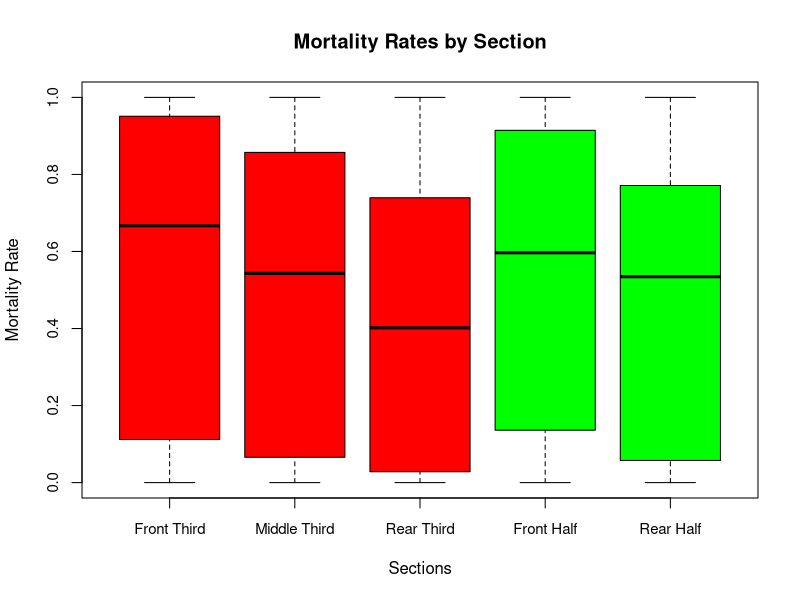
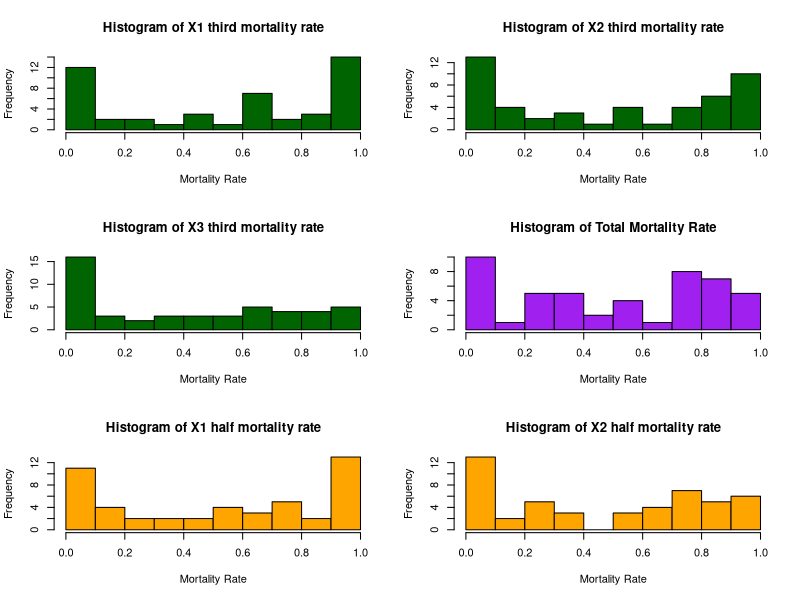
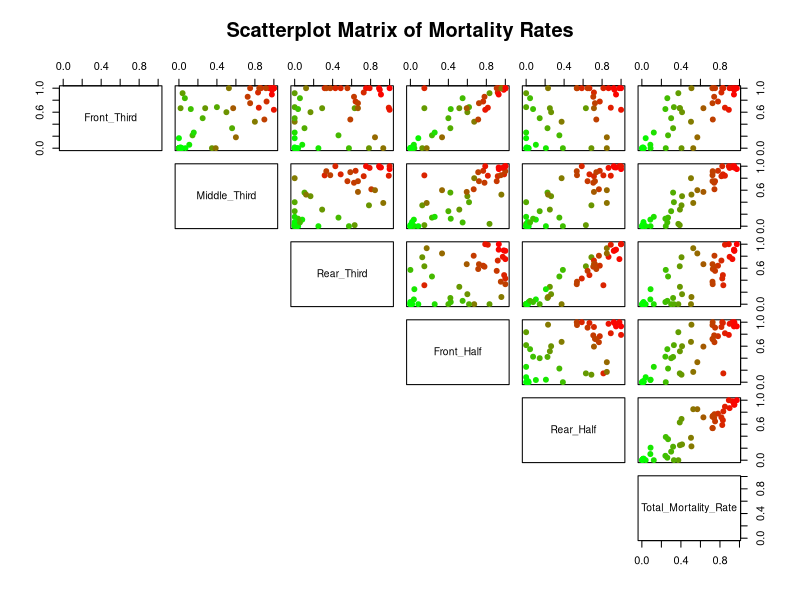
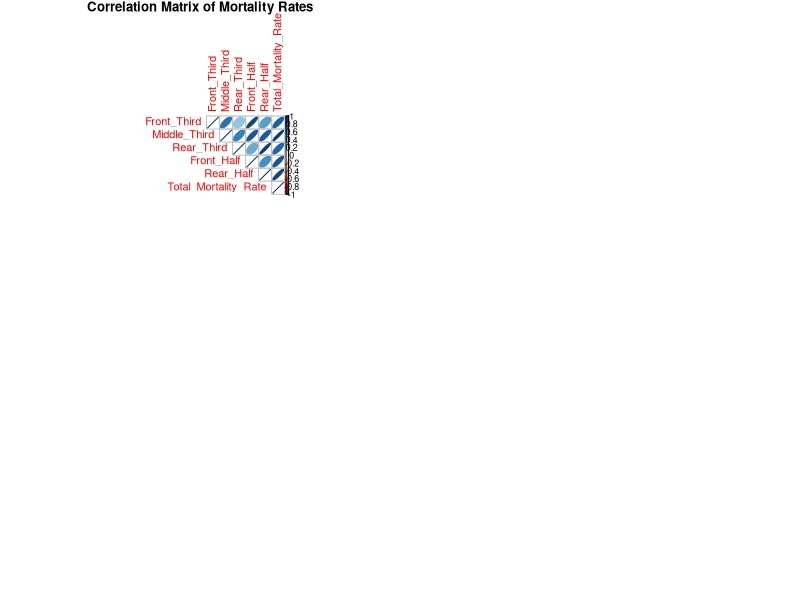

Reproduce these figures in R, in order.
## ---- chunk 1
knitr::opts_chunk$set(echo = TRUE)
## ---- chunk 2
accident_data <- read.csv("AllCREEP_cleaned_eng.csv")
str(accident_data)
#
#> str(accident_data)
#'data.frame':   47 obs. of  26 variables:
# $ Airline          : chr  "singapore airlines" "british airtours" "british midland" "china airlines" ...
# $ FlightNum        : int  6 28 92 120 123 129 140 148 191 204 ...
# $ X1.third.minor   : int  17 36 0 0 0 4 0 0 0 3 ...
# $ X1.third.major   : int  2 0 11 0 0 0 0 0 0 0 ...
# $ X1.third.dead    : int  15 0 22 0 136 14 18 16 55 33 ...
# $ X2.third.minor   : int  1 30 4 5 0 5 7 1 0 25 ...
# $ X2.third.major   : int  15 0 30 0 0 0 0 0 8 0 ...
# $ X2.third.dead    : int  64 16 13 8 214 60 139 34 51 1 ...
# $ X3.third.minor   : int  26 10 0 5 36 24 0 8 10 29 ...
# $ X3.third.major   : int  17 0 27 0 0 0 0 0 7 0 ...
# $ X3.third.dead    : int  0 36 11 21 109 43 91 30 16 0 ...
# $ X1.half.minor    : int  17 56 32 3 0 7 7 1 0 7 ...
# $ X1.half.major    : int  3 0 0 0 0 0 0 0 1 0 ...
# $ X1.half.dead     : int  41 8 34 6 226 23 95 36 79 35 ...
# $ X2.half.minor    : int  26 20 39 7 4 26 0 7 10 46 ...
# $ X2.half.major    : int  31 0 0 0 0 0 0 0 14 0 ...
# $ X2.half.dead     : int  34 44 13 23 225 90 145 46 48 0 ...
# $ DataOrigin       : chr  "w" "w" "w" "w" ...
# $ PhaseOfFlight    : chr  "takeoff" "takeoff" "landing" "landing" ...
# $ Time             : chr  "night" "day" "night" "day" ...
# $ Place            : chr  "airport" "outside" "outside" "airport" ...
# $ HasFire          : chr  "fire" "fire" "fire" "fire" ...
# $ CrushedFuselage : int  1 1 1 1 1 1 1 1 1 1 ...
# $ RestraintIntact : int  0 0 0 1 0 0 0 0 0 0 ...
# $ Environment      : chr  "dangerous" "dangerous" "dangerous" "clear" ...
# $ EnergyAbsorption: chr  "nogear" "nogear" "gear" "nogear" ...
#> 
#
## ---- chunk 3
# add a colum of # of passengers for each airplain section
accident_data <- within(accident_data, {
  X2.half.total  <- X2.half.minor  + X2.half.major  + X2.half.dead
  X1.half.total  <- X1.half.minor  + X1.half.major  + X1.half.dead
  X3.third.total <- X3.third.minor + X3.third.major + X3.third.dead
  X2.third.total <- X2.third.minor + X2.third.major + X2.third.dead
  X1.third.total <- X1.third.minor + X1.third.major + X1.third.dead
})

# now we transform the variables that are categorical into factors
factor_cols <- c("PhaseOfFlight", "Time", "Place", "HasFire", "Environment", 
                 "EnergyAbsorption", "CrushedFuselage", "RestraintIntact")

accident_data[factor_cols] <- lapply(accident_data[factor_cols], as.factor)
## ---- chunk 4
accident_data <- within(accident_data, {
  X1.third.mortality.rate <- X1.third.dead / X1.third.total
  X2.third.mortality.rate <- X2.third.dead / X2.third.total
  X3.third.mortality.rate <- X3.third.dead / X3.third.total
  X1.half.mortality.rate  <- X1.half.dead  / X1.half.total
  X2.half.mortality.rate  <- X2.half.dead  / X2.half.total
  Total.mortality.rate <- (X1.third.dead + X2.third.dead + X3.third.dead) / 
                          (X1.third.total + X2.third.total + X3.third.total)
})
## ---- chunk 5
with(accident_data, {
  boxplot(X1.third.mortality.rate, 
          X2.third.mortality.rate, 
          X3.third.mortality.rate, 
          X1.half.mortality.rate, 
          X2.half.mortality.rate, 
          names = c("Front Third", "Middle Third", "Rear Third", "Front Half", "Rear Half"),
          main = "Mortality Rates by Section",
          ylab = "Mortality Rate",
          xlab = "Sections",
          col = c("red", "red", "red", "green", "green"),
          cex.axis = 0.9)
})
## ---- chunk 6
# shapiro test for normality, p-value extrated and lableled
shapiro_results <- data.frame(
  Section = c("Front Third", "Middle Third", "Rear Third", "Front Half", "Rear Half"),
  P_Value = c(
    shapiro.test(accident_data$X1.third.mortality.rate)$p.value,
    shapiro.test(accident_data$X2.third.mortality.rate)$p.value,
    shapiro.test(accident_data$X3.third.mortality.rate)$p.value,
    shapiro.test(accident_data$X1.half.mortality.rate)$p.value,
    shapiro.test(accident_data$X2.half.mortality.rate)$p.value
  )
)
shapiro_results
## ---- chunk 7
par(mfrow = c(3, 2))

colums <- c("X1.third.mortality.rate","X2.third.mortality.rate" ,"X3.third.mortality.rate") 

for( c in colums){
  hist(accident_data[[c]],
       main = paste("Histogram of", gsub("\\.", " ", c)),
       xlab = "Mortality Rate",
       col = "darkgreen",
       border = "black",
       breaks = 10)
}

##histogram for total mortality rate
hist((accident_data$X1.third.dead + accident_data$X2.third.dead + accident_data$X3.third.dead) / 
       (accident_data$X1.third.total + accident_data$X2.third.total + accident_data$X3.third.total),
     main = "Histogram of Total Mortality Rate",
     xlab = "Mortality Rate",
     col = "purple",
     border = "black",
     breaks = 10)


colums_half <- c("X1.half.mortality.rate","X2.half.mortality.rate")

for( c in colums_half){
  hist(accident_data[[c]],
       main = paste("Histogram of", gsub("\\.", " ", c)),
       xlab = "Mortality Rate",
       col = "orange",
       border = "black",
       breaks = 10)
}
## ---- chunk 8
library(corrplot)

# 1. Setup Data
correlation_matrix <- data.frame(
  Front_Third = accident_data$X1.third.mortality.rate,
  Middle_Third = accident_data$X2.third.mortality.rate,
  Rear_Third = accident_data$X3.third.mortality.rate,
  Front_Half = accident_data$X1.half.mortality.rate,
  Rear_Half = accident_data$X2.half.mortality.rate,
  Total_Mortality_Rate = accident_data$Total.mortality.rate
)

# 2. Create the Color Gradient Logic
# Create a palette generator that goes from Green -> Red
rbPal <- colorRampPalette(c("green", "red"))

# Map the Total_Mortality_Rate variable to 100 bins (shades of color)
# 'cut' divides the numeric range into intervals, returning the index (1-100)
# We use that index to pick the specific color from rbPal
point_colors <- rbPal(100)[as.numeric(cut(correlation_matrix$Total_Mortality_Rate, breaks = 100))]

# 3. Plot
scatterplot_matrix <- function(data) {
  pairs(data, 
        main = "Scatterplot Matrix of Mortality Rates",
        pch = 19, 
        # Pass the vector of colors we created
        col = point_colors,
        lower.panel = NULL) 
}

scatterplot_matrix(correlation_matrix)
## ---- chunk 9

corr_res <- cor(correlation_matrix, use = "complete.obs")
corrplot(corr_res, method = "ellipse", 
         title = "Correlation Matrix of Mortality Rates",
         mar = c(0,0,1,0),
         type = "upper")
## ---- chunk 10
## compare front third - middle third correlation with middle third - rear third correlation
corr_res
## ---- chunk 11
# Kruskal-Wallis test for differences in mortality rates between sections (only thirds)
mortality_data_third <- data.frame(
  SectionThird = rep(c("Front Third", "Middle Third", "Rear Third"), each = nrow(accident_data)),
  MortalityRateThird = c(accident_data$X1.third.mortality.rate, 
                    accident_data$X2.third.mortality.rate, 
                    accident_data$X3.third.mortality.rate)
)

kruskal_result_third <- kruskal.test(MortalityRateThird ~ SectionThird, data = mortality_data_third)
kruskal_result_third

# Kruskal-Wallis test for differences in mortality rates between sections (only halves)
mortality_data_half <- data.frame(
  SectionHalf = rep(c("Front Half", "Rear Half"), each = nrow(accident_data)),
  MortalityRateHalf = c(accident_data$X1.half.mortality.rate, 
                    accident_data$X2.half.mortality.rate)
)

kruskal_result_half <- kruskal.test(MortalityRateHalf ~ SectionHalf, data = mortality_data_half)
kruskal_result_half
## ---- chunk 12
### test glm with binomial family to see the effect of other variables on mortality rate for each section

## also print the varius confidence intervals for the coefficients, and trasform them into odds ratios
glm_third_1 <- glm(cbind(accident_data$X1.third.dead, accident_data$X1.third.total - accident_data$X1.third.dead) ~ 
                     accident_data$PhaseOfFlight + 
                     accident_data$Time + 
                     accident_data$Place + 
                     accident_data$HasFire + 
                     accident_data$Environment + 
                     accident_data$EnergyAbsorption + 
                     accident_data$CrushedFuselage + 
                     accident_data$RestraintIntact, 
                   family = quasibinomial(link = "logit"))

glm_third_2 <- glm(cbind(accident_data$X2.third.dead, accident_data$X2.third.total - accident_data$X2.third.dead) ~ 
                     accident_data$PhaseOfFlight + 
                     accident_data$Time + 
                     accident_data$Place + 
                     accident_data$HasFire + 
                     accident_data$Environment + 
                     accident_data$EnergyAbsorption + 
                     accident_data$CrushedFuselage + 
                     accident_data$RestraintIntact, 
                   family = quasibinomial(link = "logit"))

glm_third_3 <- glm(cbind(accident_data$X3.third.dead, accident_data$X3.third.total - accident_data$X3.third.dead) ~ 
                     accident_data$PhaseOfFlight + 
                     accident_data$Time + 
                     accident_data$Place + 
                     accident_data$HasFire + 
                     accident_data$Environment + 
                     accident_data$EnergyAbsorption + 
                     accident_data$CrushedFuselage + 
                     accident_data$RestraintIntact, 
                   family = quasibinomial(link = "logit"))

# now try to model the total mortality rate

glm_total <- glm(cbind(accident_data$X1.third.dead + accident_data$X2.third.dead + accident_data$X3.third.dead, 
                       accident_data$X1.third.total + accident_data$X2.third.total + accident_data$X3.third.total - 
                         (accident_data$X1.third.dead + accident_data$X2.third.dead + accident_data$X3.third.dead)) ~ 
                   accident_data$PhaseOfFlight + 
                   accident_data$Time + 
                   accident_data$Place + 
                   accident_data$HasFire + 
                   accident_data$Environment + 
                   accident_data$EnergyAbsorption + 
                   accident_data$CrushedFuselage + 
                   accident_data$RestraintIntact, 
                 family = quasibinomial(link = "logit"))

## ---- chunk 13
anova(glm_third_1, test = "Chisq")
anova(glm_third_2, test = "Chisq")
anova(glm_third_3, test = "Chisq")
anova(glm_total, test = "Chisq")



# Function to calculate Deviance Explained
calc_strength <- function(model, name) {
  # Extract deviances
  null_dev <- model$null.deviance
  resid_dev <- model$deviance
  
  # Calculate Percentage Explained
  d2 <- 1 - (resid_dev / null_dev)
  
  # Return formatted result
  return(data.frame(
    Section = name,
    Null_Deviance = round(null_dev, 1),
    Resid_Deviance = round(resid_dev, 1),
    Deviance_Explained = paste0(round(d2 * 100, 1), "%")
  ))
}

# Run for all your models
strength_front  <- calc_strength(glm_third_1, "Front")
strength_middle <- calc_strength(glm_third_2, "Middle")
strength_rear   <- calc_strength(glm_third_3, "Rear")
strength_total  <- calc_strength(glm_total,   "Total")

# Combine and View
model_power <- rbind(strength_front, strength_middle, strength_rear, strength_total)
print(model_power)
## ---- chunk 14

summary(accident_data)



# 1. Create the Binary Target (0 = Mostly Survived, 1 = Mostly Died)
# We calculate the total rate first to ensure we capture the whole plane
accident_data$TotalPassengers <- accident_data$X1.third.total + 
                                 accident_data$X2.third.total + 
                                 accident_data$X3.third.total

accident_data$TotalDeaths     <- accident_data$X1.third.dead + 
                                 accident_data$X2.third.dead + 
                                 accident_data$X3.third.dead

# Calculate Rate
accident_data$GlobalRate <- accident_data$TotalDeaths / accident_data$TotalPassengers

# Create Binary Variable (Split at 50%)
accident_data$FatalCrash <- ifelse(accident_data$GlobalRate > 0.50, 1, 0)

# Check the split (Should be roughly balanced)
table(accident_data$FatalCrash)


#2. Run the GLM with ALL predictors
glm_binary_full <- glm(FatalCrash ~ PhaseOfFlight + 
                         Time + 
                         Place + 
                         HasFire + 
                         Environment + 
                         EnergyAbsorption + 
                         CrushedFuselage + 
                         RestraintIntact, 
                       family = binomial(link = "logit"), 
                       data = accident_data)

summary(glm_binary_full)

# 3. Stepwise Selection to find the best model
glm_binary_step <- step(glm_binary_full, direction = "both",trace = FALSE)
summary(glm_binary_step)

anova(glm_binary_full, test = "Chisq")

anova(glm_binary_step, test = "Chisq")
